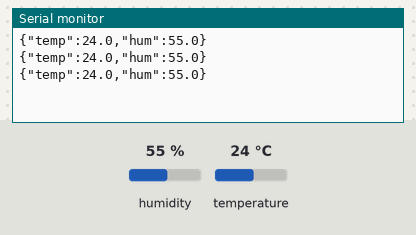
A sketch run on a simulated Arduino Uno, built with avr-gcc and run on an emulated ATmega328P. Shown: the last lines printed to the serial monitor. The inputs (shaded band) are chosen by the test bench; at power-on: humidity 55 %, temperature 24 °C.

Above: at 6.8 s.
6.9 s: humidity set to 22 %
At 11.5 s:
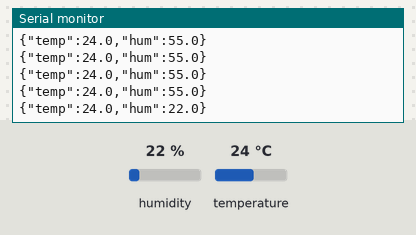
12.3 s: temperature set to 12 °C
At 14.6 s:
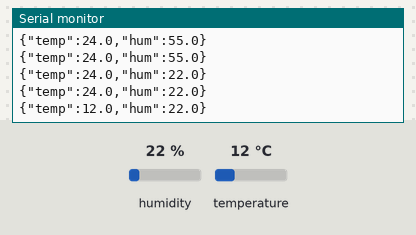
17.7 s: humidity set to 40 %
At 18.8 s:
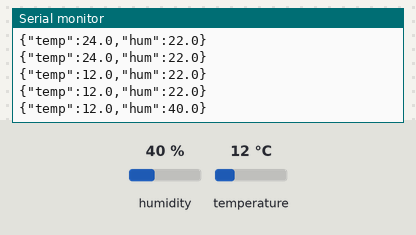
Timing chart, 0 to 20.7 s (numbered marks = the images above; inputs shaded):
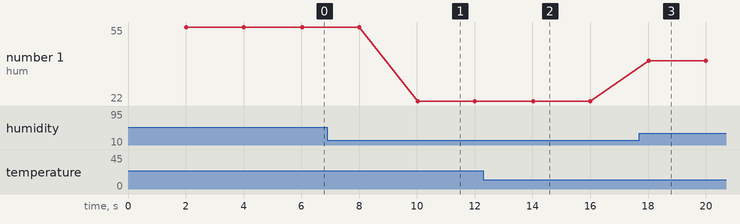

The sketch:

5.4_DHT11.ino
```cpp
#include <DHT.h>
DHT dht(2,DHT11);unsigned long last=0;
void setup(){Serial.begin(9600);dht.begin();}
void loop(){if(millis()-last<2000)return;last=millis();float t=dht.readTemperature(),h=dht.readHumidity();
 if(isnan(t)||isnan(h)){Serial.println("{\"error\":\"DHT read failed\"}");return;}
 Serial.print("{\"temp\":");Serial.print(t,1);Serial.print(",\"hum\":");Serial.print(h,1);Serial.println("}");
}
```

Measured:
- after the input at 6.9 s, the serial monitor: prints a new line after 3.1 s (image 1)
- after the input at 12.3 s, the serial monitor: prints a new line after 1.7 s (image 2)
- after the input at 17.7 s, the serial monitor: prints a new line after 0.32 s (image 3)
- plotted number 1: 55 → 22 after the input at 6.9 s, 22 → 40 after the input at 17.7 s
